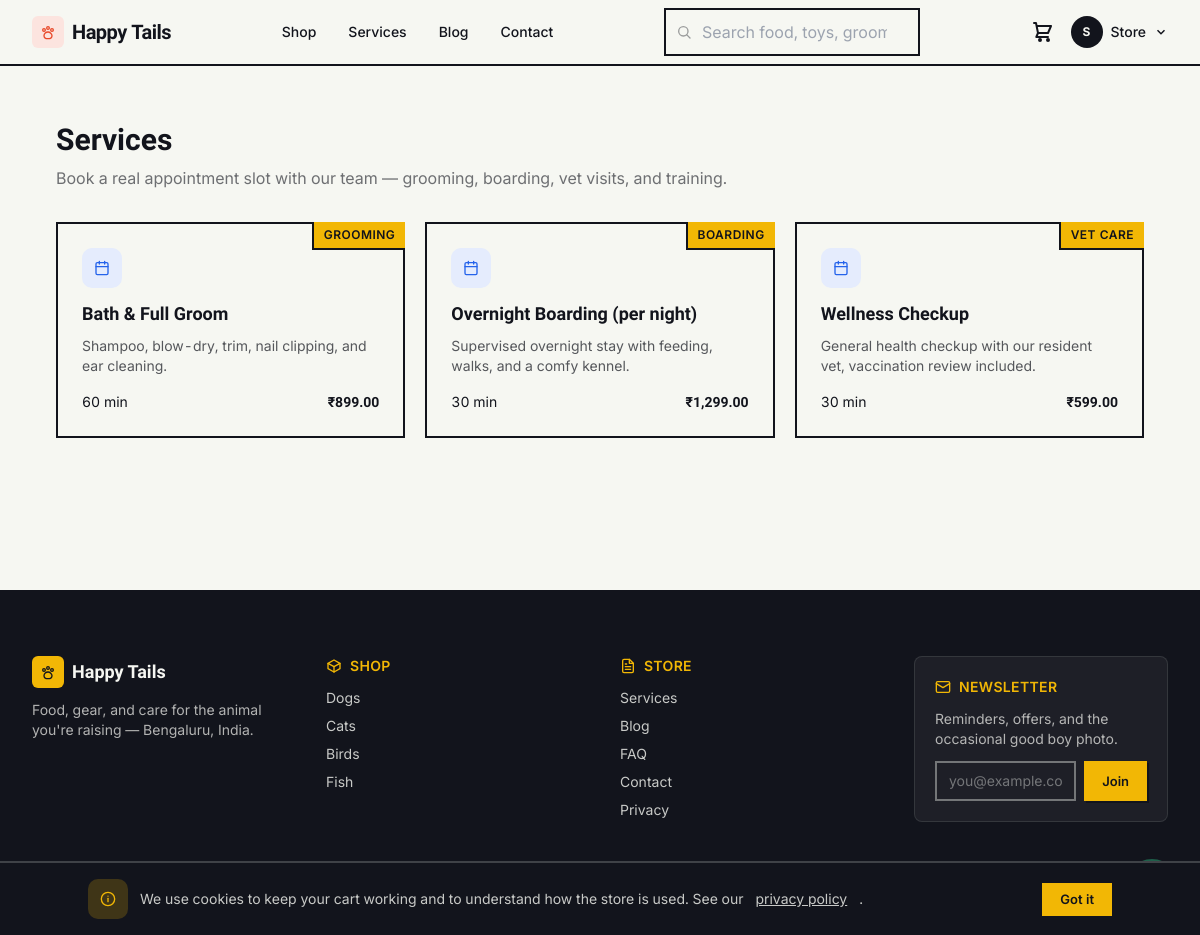
The app's page /services (signed in) with its own data.
### tables this page shows
CREATE TABLE users (
    id INTEGER PRIMARY KEY AUTOINCREMENT,
    role_id INT NOT NULL,
    name VARCHAR(150) NOT NULL,
    email VARCHAR(191) NOT NULL,
    phone VARCHAR(20) NULL,
    referral_code VARCHAR(20) NULL,
    google_id VARCHAR(50) NULL,
    password_hash VARCHAR(255) NULL,
    is_active INTEGER NOT NULL DEFAULT 1,
    email_verified_at DATETIME NULL,
    two_factor_secret VARCHAR(191) NULL,
    two_factor_enabled INTEGER NOT NULL DEFAULT 0,
    must_reset_password INTEGER NOT NULL DEFAULT 0,
    last_login_at DATETIME NULL,
    last_login_ip VARCHAR(45) NULL,
    created_at DATETIME NOT NULL,
    updated_at DATETIME NOT NULL,
    deleted_at DATETIME NULL,
    CONSTRAINT users_role_fk FOREIGN KEY (role_id) REFERENCES roles(id)
    );

CREATE TABLE services (
    id INTEGER PRIMARY KEY AUTOINCREMENT,
    name VARCHAR(150) NOT NULL,
    slug VARCHAR(160) NOT NULL,
    category TEXT NOT NULL CHECK (category IN ('grooming','boarding','vet','training')),
    description VARCHAR(500) NULL,
    duration_minutes INT NOT NULL DEFAULT 60,
    price_paise INT NOT NULL,
    deposit_paise INT NULL,
    reschedule_cutoff_hours INT NOT NULL DEFAULT 24,
    is_active INTEGER NOT NULL DEFAULT 1,
    created_at DATETIME NOT NULL,
    updated_at DATETIME NOT NULL
    );

### app/Views/site/services/index.php (the view, shortened to what the rows shown need)
<?php
$categoryLabels = ['grooming' => 'Grooming', 'boarding' => 'Boarding', 'vet' => 'Vet care', 'training' => 'Training'];
?>
<section class="mx-auto max-w-6xl px-4 sm:px-6 lg:px-8 py-14">
  <h1 class="font-display text-3xl font-bold">Services</h1>
  <p class="mt-2 text-ink/60 max-w-2xl">Book a real appointment slot with our team — grooming, boarding, vet visits, and training.</p>
  <?php if ($services === []): ?>
    <p class="mt-8 text-ink/60">No services are available to book right now.</p>
  <?php else: ?>
    <div class="mt-8 grid sm:grid-cols-2 lg:grid-cols-3 gap-5">
      <?php foreach ($services as $service): ?>
        <a href="/services/<?= e($service['slug']) ?>" class="card-tag card-tag--pop p-6 group hover:bg-ink hover:text-paper transition-colors duration-150">
          <div class="card-tag__tab"><?= e($categoryLabels[$service['category']] ?? $service['category']) ?></div>
          <span class="icon-chip icon-chip-info group-hover:!bg-paper/15 group-hover:!text-paper"><?= icon('calendar', 'h-4 w-4') ?></span>
          <p class="font-display text-lg font-semibold mt-3"><?= e($service['name']) ?></p>
          <p class="text-sm mt-2 opacity-70"><?= e($service['description']) ?></p>
          <div class="mt-4 flex items-center justify-between text-sm">
            <span><?= (int) $service['duration_minutes'] ?> min</span>
            <span class="font-display font-bold"><?= money((int) $service['price_paise']) ?></span>
          </div>
        </a>
      <?php endforeach; ?>
    </div>
  <?php endif; ?>
</section>

### app/Core/Router.php (shortened to what the rows shown need)
<?php
final class Router
{
    private array $routes = [
        'GET' => [], 'POST' => [], 'PUT' => [], 'PATCH' => [], 'DELETE' => [],
    ];
    private string $groupPrefix = '';
    private array $groupMiddleware = [];
    public function group(array $attrs, callable $callback): void
    {
        $previousPrefix = $this->groupPrefix;
        $previousMiddleware = $this->groupMiddleware;
        $this->groupPrefix = $previousPrefix . ($attrs['prefix'] ?? '');
        $this->groupMiddleware = [...$previousMiddleware, ...($attrs['middleware'] ?? [])];
        $this->groupPrefix = $previousPrefix;
        $this->groupMiddleware = $previousMiddleware;
    }
    private function add(string $method, string $uri, mixed $handler, array $middleware): void
    {
        $uri = $this->groupPrefix . $uri;
        $uri = '/' . trim($uri, '/');
        $paramNames = [];
        $pattern = preg_replace_callback('#\{([a-zA-Z_][a-zA-Z0-9_]*)\}#', static function (array $m) use (&$paramNames) {
            $paramNames[] = $m[1];
            return '([^/]+)';
        }, $uri);
        $this->routes[$method][] = [
            'uri' => $uri,
            'pattern' => '#^' . $pattern . '$#',
            'handler' => $handler,
            'middleware' => [...$this->groupMiddleware, ...$middleware],
            'params' => $paramNames,
        ];
    }
    public function dispatch(Request $request): void
    {
        $method = $request->method();
        $path = $request->path();
        foreach ($this->routes[$method] ?? [] as $route) {
            if (preg_match($route['pattern'], $path, $matches)) {
                array_shift($matches);
                $params = array_combine($route['params'], $matches);
                $pipeline = array_reduce(
                    array_reverse($route['middleware']),
                    fn (callable $next, string $spec) => fn () => $this->resolveMiddleware($spec)->handle($request, $next),
                    fn () => $this->callHandler($route['handler'], $request, $params),
                );
                $pipeline();
                return;
            }
        }
    }
    private function resolveMiddleware(string $spec): object
    {
        $args = [];
        return new $class(...$args);
    }
    private function callHandler(mixed $handler, Request $request, array $params): mixed
    {
        if (is_array($handler)) {
            [$class, $method] = $handler;
            $controller = new $class();
            return $controller->{$method}($request, ...array_values($params));
        }
        throw new \RuntimeException('Invalid route handler');
    }
}

### app/Core/helpers.php (shortened to what the rows shown need)
<?php
function env(string $key, mixed $default = null): mixed
{
    $value = $_ENV[$key] ?? $_SERVER[$key] ?? getenv($key);
    if ($value === false || $value === null) {
        return $default;
    }
    return match (strtolower((string) $value)) {
        'true', '(true)' => true,
        'false', '(false)' => false,
        'null', '(null)' => null,
        'empty', '(empty)' => '',
        default => $value,
    };
}
function config(string $key, mixed $default = null): mixed
{
    static $config = null;
    if ($config === null) {
        $config = require dirname(__DIR__, 2) . '/config/config.php';
    }
    $segments = explode('.', $key);
    $value = $config;
    foreach ($segments as $segment) {
        $value = $value[$segment];
    }
    return $value;
}
function base_path(string $path = ''): string
{
    return dirname(__DIR__, 2) . ($path !== '' ? '/' . ltrim($path, '/') : '');
}
function storage_path(string $path = ''): string
{
    return base_path('storage' . ($path !== '' ? '/' . ltrim($path, '/') : ''));
}
function e(mixed $value): string
{
    return htmlspecialchars((string) $value, ENT_QUOTES | ENT_SUBSTITUTE, 'UTF-8');
}
function money(int $paise, ?string $symbol = null): string
{
    $symbol ??= (string) env('APP_CURRENCY_SYMBOL', '₹');
    return $symbol . number_format($paise / 100, 2);
}
function auth(): Auth
{
    return App::auth();
}
function icon(string $name, string $class = 'h-5 w-5'): string
{
    $inner = $icons[$name] ?? $icons['tag'];
    return sprintf(
        '<svg class="%s" viewBox="0 0 24 24" fill="none" stroke="currentColor" stroke-width="2" stroke-linecap="round" stroke-linejoin="round" aria-hidden="true">%s</svg>',
        e($class),
        $inner
    );
}

### app/Views/layouts/site.php (shortened to what the rows shown need)
<!doctype html>
<html lang="en">
<head>
<script src="https://cdn.tailwindcss.com"></script>
<link rel="stylesheet" href="/assets/css/app.css">
</head>
<body class="bg-paper text-ink font-sans antialiased">
<?php
  $cartItemCount = 0;
  if (auth()->check()) {
    $cartRow = \App\Core\Database::instance()->selectOne('SELECT id FROM carts WHERE user_id = :uid ORDER BY id DESC LIMIT 1', ['uid' => auth()->id()]);
    if ($cartRow) { $cartItemCount = \App\Models\Cart::itemCount((int) $cartRow['id']); }
  } elseif (!empty($_COOKIE['petshop_cart'])) {
    $cartRow = \App\Core\Database::instance()->selectOne('SELECT id FROM carts WHERE session_token = :t LIMIT 1', ['t' => $_COOKIE['petshop_cart']]);
    if ($cartRow) { $cartItemCount = \App\Models\Cart::itemCount((int) $cartRow['id']); }
  }
?>
<header class="border-b-2 border-ink bg-paper sticky top-0 z-40" x-data="{ open: false }">
  <div class="mx-auto max-w-7xl px-4 sm:px-6 lg:px-8">
    <div class="flex h-16 items-center justify-between">
      <a href="/" class="flex items-center gap-2 font-display text-xl font-bold tracking-tight">
        <span class="icon-chip icon-chip-leash !w-8 !h-8 !rounded-md"><?= icon('paw', 'h-4 w-4') ?></span>
        Happy&nbsp;Tails
      </a>
      <nav class="hidden md:flex items-center gap-8 text-sm font-medium" aria-label="Primary">
        <a href="/shop" class="relative py-1 hover:text-leash transition-colors duration-150 after:absolute after:left-0 after:-bottom-0.5 after:h-0.5 after:w-0 after:bg-leash after:transition-all after:duration-200 hover:after:w-full">Shop</a>
        <a href="/services" class="relative py-1 hover:text-leash transition-colors duration-150 after:absolute after:left-0 after:-bottom-0.5 after:h-0.5 after:w-0 after:bg-leash after:transition-all after:duration-200 hover:after:w-full">Services</a>
        <a href="/blog" class="relative py-1 hover:text-leash transition-colors duration-150 after:absolute after:left-0 after:-bottom-0.5 after:h-0.5 after:w-0 after:bg-leash after:transition-all after:duration-200 hover:after:w-full">Blog</a>
        <a href="/contact" class="relative py-1 hover:text-leash transition-colors duration-150 after:absolute after:left-0 after:-bottom-0.5 after:h-0.5 after:w-0 after:bg-leash after:transition-all after:duration-200 hover:after:w-full">Contact</a>
      </nav>
      <div class="hidden md:block relative w-64"
           x-data="{ q: '', results: [], open: false, timer: null,
                      search() { clearTimeout(this.timer); this.timer = setTimeout(async () => {
                        if (this.q.length < 2) { this.results = []; return; }
                        const res = await fetch('/api/v1/search/autocomplete?q=' + encodeURIComponent(this.q));
                        const data = await res.json();
                        this.results = data.results; this.open = true;
                      }, 200); } }"
           @click.outside="open = false">
        <span class="pointer-events-none absolute left-3 top-1/2 -translate-y-1/2 text-ink/40"><?= icon('search', 'h-4 w-4') ?></span>
        <input id="site-search" type="search" x-model="q" @input="search()" @focus="open = results.length > 0"
               placeholder="Search food, toys, grooming…" autocomplete="off"
               class="input pl-9">
      </div>
      <div class="flex items-center gap-4">
        <a href="/cart" class="relative flex items-center justify-center text-ink hover:text-leash transition-colors duration-150" aria-label="Cart<?= $cartItemCount > 0 ? ' — ' . $cartItemCount . ' item' . ($cartItemCount === 1 ? '' : 's') : '' ?>">
          <?= icon('cart', 'h-6 w-6') ?>
        </a>
        <?php if (auth()->check()): ?>
          <?php $navUser = auth()->user(); ?>
          <div class="relative" x-data="{ userMenuOpen: false }" @click.outside="userMenuOpen = false" @keydown.escape="userMenuOpen = false">
            <button type="button" @click="userMenuOpen = !userMenuOpen" :aria-expanded="userMenuOpen" aria-haspopup="true"
                    class="flex items-center gap-2 hover:text-leash transition-colors duration-150">
              <span class="flex h-8 w-8 shrink-0 items-center justify-center rounded-full bg-ink text-paper text-xs font-bold" aria-hidden="true">
                <?= e(mb_strtoupper(mb_substr($navUser['name'], 0, 1))) ?>
              </span>
              <span class="hidden lg:inline text-sm font-medium max-w-[8rem] truncate"><?= e(explode(' ', (string) $navUser['name'])[0]) ?></span>
              <svg width="14" height="14" viewBox="0 0 24 24" fill="none" stroke="currentColor" stroke-width="2.5" aria-hidden="true"
                   class="hidden lg:block transition-transform duration-150" :class="userMenuOpen ? 'rotate-180' : ''">
                <path d="M6 9l6 6 6-6"/>
              </svg>
            </button>
          </div>
        <?php else: ?>
          <a href="/account/login" class="btn btn-primary btn-sm">Login</a>
        <?php endif; ?>
      </div>
    </div>
  </div>
</header>
<main id="main">
<?= \App\Core\View::section('content') ?>
</main>
<footer class="mt-24 border-t-2 border-ink bg-ink text-paper">
  <div class="mx-auto max-w-7xl px-4 sm:px-6 lg:px-8 py-16 grid grid-cols-1 md:grid-cols-4 gap-10">
    <div>
      <p class="flex items-center gap-2 font-display text-lg font-bold">
        <span class="icon-chip !bg-tennis !text-ink !w-8 !h-8 !rounded-md"><?= icon('paw', 'h-4 w-4') ?></span>
        Happy Tails
      </p>
      <p class="mt-3 text-sm text-paper/70">Food, gear, and care for the animal you're raising — Bengaluru, India.</p>
    </div>
    <div>
      <p class="flex items-center gap-2 text-sm font-semibold uppercase tracking-wide text-tennis"><?= icon('box', 'h-4 w-4') ?> Shop</p>
      <ul class="mt-3 space-y-2 text-sm text-paper/80">
        <li><a href="/shop?pet=dog" class="hover:text-paper">Dogs</a></li>
        <li><a href="/shop?pet=cat" class="hover:text-paper">Cats</a></li>
        <li><a href="/shop?pet=bird" class="hover:text-paper">Birds</a></li>
        <li><a href="/shop?pet=fish" class="hover:text-paper">Fish</a></li>
      </ul>
    </div>
    <div>
      <p class="flex items-center gap-2 text-sm font-semibold uppercase tracking-wide text-tennis"><?= icon('document', 'h-4 w-4') ?> Store</p>
      <ul class="mt-3 space-y-2 text-sm text-paper/80">
        <li><a href="/services" class="hover:text-paper">Services</a></li>
        <li><a href="/blog" class="hover:text-paper">Blog</a></li>
        <li><a href="/faq" class="hover:text-paper">FAQ</a></li>
        <li><a href="/contact" class="hover:text-paper">Contact</a></li>
        <li><a href="/legal/privacy" class="hover:text-paper">Privacy</a></li>
      </ul>
    </div>
    <div class="rounded-lg bg-paper/5 p-5 border border-paper/10">
      <p class="flex items-center gap-2 text-sm font-semibold uppercase tracking-wide text-tennis"><?= icon('mail', 'h-4 w-4') ?> Newsletter</p>
      <p class="mt-3 text-sm text-paper/70">Reminders, offers, and the occasional good boy photo.</p>
      <form method="POST" action="/newsletter/subscribe" class="mt-3 flex gap-2">
        <input id="newsletter-email" type="email" name="email" required placeholder="you@example.com"
               class="min-w-0 flex-1 border-2 border-paper/40 bg-transparent px-3 py-2 text-sm placeholder:text-paper/40 focus:border-paper outline-none">
        <button type="submit" class="btn btn-sm !border-tennis bg-tennis text-ink hover:bg-paper">Join</button>
      </form>
    </div>
  </div>
  <div class="border-t border-paper/20 py-4 text-center text-xs text-paper/60">
  </div>
</footer>
<a href="https://wa.me/910000000000" target="_blank" rel="noopener" aria-label="Chat on WhatsApp"
   class="pulse-ring fixed bottom-5 right-5 z-40 flex h-14 w-14 items-center justify-center rounded-full bg-fern text-paper shadow-lg hover:scale-110 transition-transform duration-150">
</a>
<div x-data="{ visible: !localStorage.getItem('petshop_cookie_consent') }" x-show="visible" x-cloak x-transition.origin.bottom
     class="fixed inset-x-0 bottom-0 z-50 bg-ink text-paper border-t-2 border-paper/20 px-4 py-4 sm:px-6">
  <div class="mx-auto max-w-5xl flex flex-col sm:flex-row items-center justify-between gap-3">
    <p class="flex items-center gap-3 text-sm text-paper/80">
      <span class="icon-chip !bg-tennis/20 !text-tennis shrink-0"><?= icon('info', 'h-4 w-4') ?></span>
      We use cookies to keep your cart working and to understand how the store is used. See our <a href="/legal/privacy" class="underline">privacy policy</a>.
    </p>
    <button type="button" @click="localStorage.setItem('petshop_cookie_consent','1'); visible = false"
            class="btn btn-sm shrink-0 !border-tennis bg-tennis text-ink hover:bg-paper">Got it</button>
  </div>
</div>
</body>
</html>

### records on screen
users: name "S", name "Store"
services: category "GROOMING", name "Bath & Full Groom", description "Shampoo, blow-dry, trim, nail clipping, and ear cleaning.", duration_minutes "60", price_paise "₹899.00"
services: category "BOARDING", name "Overnight Boarding (per night)", description "Supervised overnight stay with feeding, walks, and a comfy kennel.", duration_minutes "30", price_paise "₹1,299.00"
services: category "VET CARE", name "Wellness Checkup", description "General health checkup with our resident vet, vaccination review included.", duration_minutes "30", price_paise "₹599.00"
